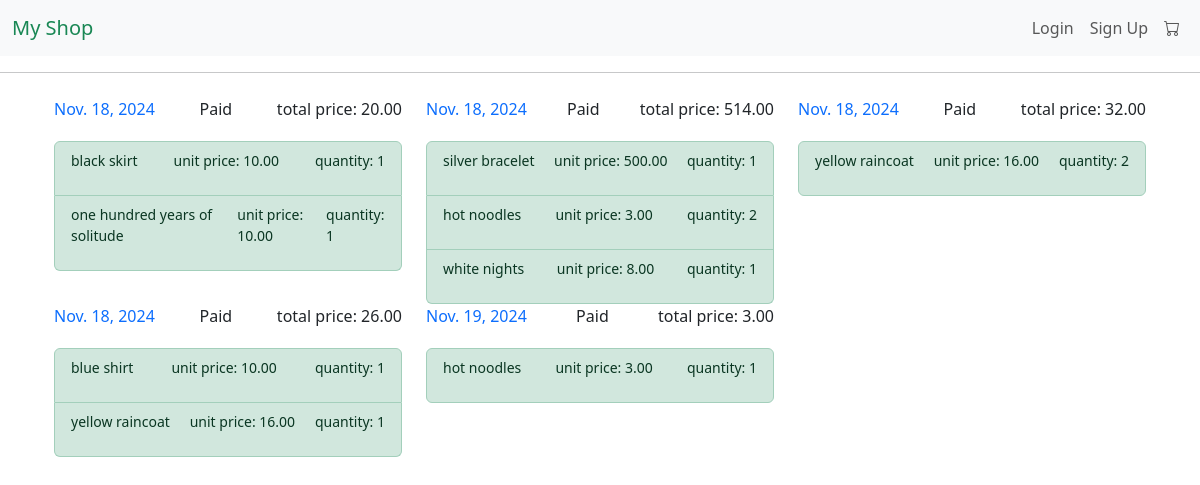
The page /shop/orderhistory/ on the database its author committed.
### shop/models.py (models this page shows, shortened)
class Order(models.Model):
    user = models.ForeignKey(User, on_delete=models.SET_NULL, null=True, blank=True)
    total_price = models.DecimalField(max_digits=15, decimal_places=2)
    STATUS_CHOICES = [
        ("Awaiting", "Awaiting payment"),
        ("Paid", "Paid"),
        ("Sending", "Sending")
    ]
    status = models.CharField(max_length=8, choices=STATUS_CHOICES)
    order_date = models.DateField(auto_now_add=True)
    shipping_address = models.TextField()

class OrderItem(models.Model):
    order = models.ForeignKey(Order, on_delete=models.CASCADE)
    product = models.ForeignKey(Product, on_delete=models.SET_NULL, null=True, blank=True)
    quantity = models.IntegerField()
    unit_price = models.DecimalField(max_digits=15, decimal_places=2)

class Product(models.Model):
    name = models.CharField(max_length=225)
    description = models.TextField()
    price = models.DecimalField(max_digits=15, decimal_places=2)
    stock = models.IntegerField()
    image = models.ImageField(upload_to='product_images/')
    category = models.ForeignKey(Category, on_delete=models.SET_NULL, null=True, blank=True)
    created_at = models.DateTimeField(auto_now_add=True)

### shop/views.py (the view)
# urls.py: path('orderhistory/', order_history_view, name='orders'),
def order_history_view(request):
    orders = Order.objects.all()
    order_items = OrderItem.objects.all()
    return render(request, 'orderhistory.html', {"orders": orders, "order_items": order_items})

### templates/orderhistory.html (shortened to what this page needs)
{%  extends "base.html" %}
{% block content %}
    <div class="container">
    <div class="row">
        {% for order in orders %}
               <div class="col-sm-4">
               <div class="d-flex justify-content-between">
                   <p class="text-primary">{{ order.order_date }}</p>
                   <p>{{ order.status }}</p>
                   <p>total price: {{ order.total_price }}</p>
               </div>
           <div class="list-group mt-1">
           {% for item in order_items %}
           {% if item.order == order %}
               <div class="list-group-item d-flex justify-content-between list-group-item-success">
               <p class="small">{{ item.product.name }}</p>
               <p class="small">unit price: {{ item.unit_price }}</p>
               <p class="small">quantity: {{ item.quantity}}</p>
               </div>
           {% endif %}
           {% endfor %}
           </div>
               </div>
       {% endfor %}
    </div>
    </div>
{% endblock %}

### rows shown on the page
Order: order_date "Nov. 18, 2024", status "Paid", total_price "20.00"
OrderItem: product.name "black skirt", unit_price "10.00", quantity "1"
OrderItem: product.name "one hundred years of solitude", unit_price "10.00", quantity "1"
Order: order_date "Nov. 18, 2024", status "Paid", total_price "514.00"
OrderItem: product.name "silver bracelet", unit_price "500.00", quantity "1"
OrderItem: product.name "hot noodles", unit_price "3.00", quantity "2"
OrderItem: product.name "white nights", unit_price "8.00", quantity "1"
Order: order_date "Nov. 18, 2024", status "Paid", total_price "32.00"
OrderItem: product.name "yellow raincoat", unit_price "16.00", quantity "2"
Order: order_date "Nov. 18, 2024", status "Paid", total_price "26.00"
OrderItem: product.name "blue shirt", unit_price "10.00", quantity "1"
OrderItem: product.name "yellow raincoat", unit_price "16.00", quantity "1"
Order: order_date "Nov. 19, 2024", status "Paid", total_price "3.00"
OrderItem: product.name "hot noodles", unit_price "3.00", quantity "1"
